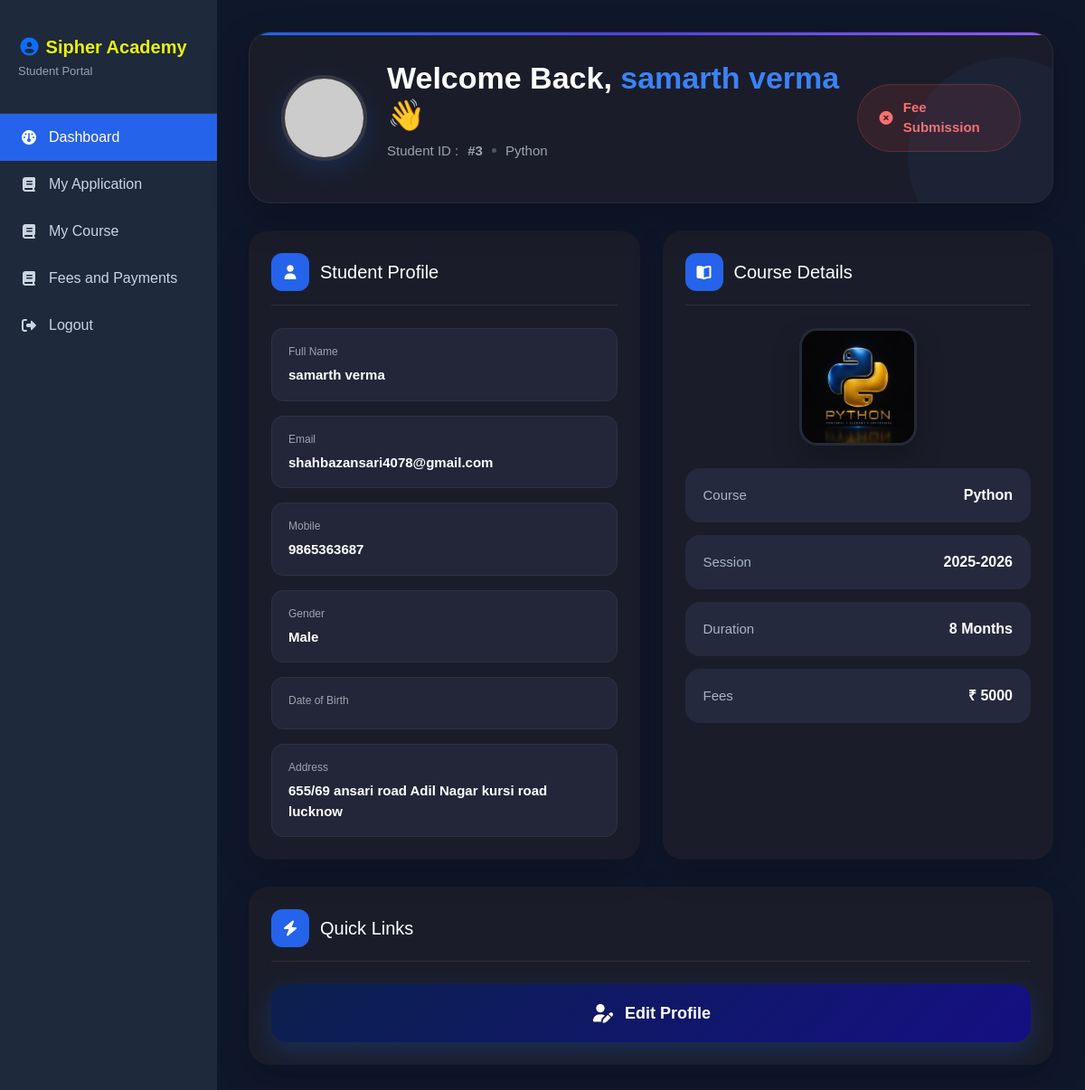
Screenshot of /student_dashboard/ (signed in) with the database file from the repository.
### admissionapp/models.py (models this page shows, shortened)
class Student(models.Model):
    STATUS_CHOICES = (
    ('pending', 'Pending'),
    ('document verification', 'Document Verification'),
    ('enrolled', 'Enrolled'),
    ('rejected', 'Rejected'),
    )
    APPLICATION_STATUS = [
    ("Not Submitted", "Not Submitted"),
    ("Submitted", "Submitted"),
    ("Approved", "Approved"),
    ("Rejected", "Rejected"),
     ]
    application_status = models.CharField(
    max_length=20,
    choices=APPLICATION_STATUS,
    default="Not Submitted"
 )
    name = models.CharField(max_length=100)
    email = models.EmailField()
    password = models.CharField(max_length=100)
    mobile = models.CharField(max_length=15)
    course = models.ForeignKey("Courses",
    on_delete=models.SET_NULL,
    null=True,
    blank=True
     )
    gender = models.CharField(max_length=10)
    dob = models.TextField()
    address = models.TextField()
    status = models.CharField(max_length=20, default="Pending")
    father_name = models.CharField(max_length=100,blank=True, null=True)
    mother_name = models.CharField(max_length=100,blank=True, null=True)
    category = models.CharField(max_length=20, blank=True, null=True)
    blood_group = models.CharField(max_length=5, blank=True, null=True)
    aadhaar = models.CharField(max_length=12,blank=True, null=True)
    nationality = models.CharField(max_length=50, default="Indian")
    religion = models.CharField(max_length=50,blank=True, null=True)
    alternate_mobile = models.CharField(max_length=15, blank=True, null=True)
    emergency_contact = models.CharField(max_length=15,blank=True, null=True)
    city = models.CharField(max_length=100,blank=True, null=True)
    district = models.CharField(max_length=100, blank=True, null=True)
    state = models.CharField(max_length=100, blank=True, null=True)
    country = models.CharField(max_length=100, default="India")
    pincode = models.CharField(max_length=6,blank=True, null=True)
    session = models.CharField(max_length=20,blank=True, null=True)
    qualification = models.CharField(max_length=100,blank=True, null=True)
    board_university = models.CharField(max_length=100 , blank=True, null=True)
    passing_year = models.PositiveIntegerField( blank=True, null=True)
    percentage = models.DecimalField(max_digits=5, decimal_places=2, blank=True, null=True)
    guardian_name = models.CharField(max_length=100,blank=True, null=True)
    guardian_relation = models.CharField(max_length=50,blank=True, null=True)
    guardian_mobile = models.CharField(max_length=15,blank=True, null=True)
    guardian_email = models.EmailField(blank=True, null=True)
    guardian_occupation = models.CharField(max_length=100,blank=True, null=True)
    assign_course=models.CharField(max_length=100,blank=True, null=True)
    photo = models.ImageField(upload_to='application/',blank=True, null=True)
    signature = models.ImageField(upload_to='applications/',blank=True, null=True)
    aadhaar_file = models.FileField(upload_to='applications/', blank=True, null=True)
    marksheet_10 = models.FileField(upload_to='applications/',blank=True, null=True)
    marksheet_12 = models.FileField(upload_to='applications/', blank=True, null=True)
    graduation_marksheet = models.FileField(upload_to='applications/', blank=True, null=True)
    transfer_certificate = models.FileField(upload_to='applications/', blank=True, null=True)
    character_certificate = models.FileField(upload_to='applications/', blank=True, null=True)
    PAYMENT_STATUS = (
    ("Pending", "Pending"),
    ("Submitted", "Submitted"),
)
    payment_status = models.CharField(max_length=20,choices=PAYMENT_STATUS, default="Pending")
    payment_screenshot = models.ImageField(upload_to='payment_screenshots/', blank=True, null=True)
    course_fees = models.DecimalField(max_digits=10, decimal_places=2, default=0)
    payment_date = models.DateTimeField(auto_now_add=True, blank=True, null=True)
    payment_verified_date = models.DateTimeField(auto_now_add=True, blank=True, null=True)
    created_at = models.DateTimeField(auto_now_add=True, blank=True, null=True)

class Courses(models.Model):
    coursename=models.CharField(max_length=100)
    session=models.CharField(max_length=100)
    duration=models.CharField(max_length=100)
    fees=models.CharField(max_length=100)
    course_image = models.ImageField(
        upload_to="course_images/",
        blank=True,
        null=True
    )

### admissionapp/views.py (the view)
# urls.py: path('student_dashboard/', views.student_dashboard, name='student_dashboard'),
def student_dashboard(request):
    student_id = request.session.get("student_id")
    if not student_id:
        return redirect("student_login")
    student = get_object_or_404(Student, id=student_id)
    return render(request, "student/student_dashboard.html", {
        "student": student,
    })

### admissionapp/templates/student/student_dashboard.html (shortened to what this page needs)
{% extends 'student/student_layout.html' %}
{% block content %}
<div class="dashboard-hero">
    <div class="hero-left">
        <div class="hero-avatar">
            {% if student.photo %}
                <img src="{{ student.photo.url }}" alt="{{ student.name }}">
            {% else %}
                <img src="https://ui-avatars.com/api/?name={{ student.name }}&background=2563EB&color=ffffff&size=300">
            {% endif %}
        </div>
        <div class="hero-content">
            <h2>
                Welcome Back,
                <span>{{ student.name }}</span>
                👋
            </h2>
            <p>
                Student ID :
                <strong>#{{ student.id }}</strong>
                <span class="dot"></span>
                {{ student.course.coursename }}
            </p>
        </div>
    </div>
    <div class="hero-right">
        {% if student.status == "Enrolled" %}
            <span class="status-badge success">
                <i class="fa-solid fa-circle-check"></i>
                Active Student
            </span>
        {% elif student.status == "Pending" %}
            <span class="status-badge warning">
                <i class="fa-solid fa-clock"></i>
                Pending
            </span>
        {% else %}
            <span class="status-badge danger">
                <i class="fa-solid fa-circle-xmark"></i>
                {{ student.status }}
            </span>
        {% endif %}
    </div>
</div>
<div class="dashboard-grid">
    <div class="dashboard-card">
        <div class="section-title">
            <i class="fa-solid fa-user"></i>
            <h3>Student Profile</h3>
        </div>
       <div class="profile-list">
    <div class="profile-item">
        <span>Full Name</span>
        <strong>{{ student.name }}</strong>
    </div>
    <div class="profile-item">
        <span>Email</span>
        <strong>{{ student.email }}</strong>
    </div>
    <div class="profile-item">
        <span>Mobile</span>
        <strong>{{ student.mobile }}</strong>
    </div>
    <div class="profile-item">
        <span>Gender</span>
        <strong>{{ student.gender }}</strong>
    </div>
    <div class="profile-item">
        <span>Date of Birth</span>
    </div>
     <div class="profile-item">
        <span>Address</span>
        <strong>{{ student.address}}</strong>
    </div>
</div>
    </div>
    <div class="dashboard-card">
        <div class="section-title">
            <i class="fa-solid fa-book-open"></i>
            <h3>Course Details</h3>
        </div>
        {% if student.course %}
        <div class="course-image">
            {% if student.course.course_image %}
                <img src="{{ student.course.course_image.url }}">
            {% else %}
                <img src="https://via.placeholder.com/500x260?text=Course">
            {% endif %}
        </div>
        <div class="course-info">
            <div class="course-row">
                <span>Course</span>
                <strong>{{ student.course.coursename }}</strong>
            </div>
            <div class="course-row">
                <span>Session</span>
                <strong>{{ student.course.session }}</strong>
            </div>
            <div class="course-row">
                <span>Duration</span>
                <strong>{{ student.course.duration }}</strong>
            </div>
            <div class="course-row">
                <span>Fees</span>
                <strong>₹ {{ student.course.fees }}</strong>
            </div>
        </div>
        {% else %}
        <div class="empty-course">
            <i class="fa-solid fa-book-open"></i>
            <p>No Course Assigned</p>
        </div>
        {% endif %}
    </div>
</div>
<div class="dashboard-card">
    <div class="section-title">
        <i class="fa-solid fa-bolt"></i>
        <h3>Quick Links</h3>
    </div>
    <div class="quick-links">
    <button
        type="button"
        class="quick-btn"
        data-bs-toggle="modal"
        data-bs-target="#profilePhotoModal">
        <i class="fa-solid fa-user-pen"></i>
        Edit Profile
    </button>
</div>
</div>
  {% endblock %}

### admissionapp/templates/student/student_layout.html (style rules this page uses)
* { margin:0; padding:0; box-sizing:border-box; }
body { background:#0f172a; font-family:Arial,Helvetica,sans-serif; }
h2 { font-weight:700; color:#0f172a; }

### admissionapp/templates/student/student_dashboard.html (style rules this page uses)
.dashboard-hero { display:flex; justify-content:space-between; align-items:center; padding:30px 35px; margin-bottom:30px; border-radius:24px; background:#1A1D29; border:1px solid rgba(255,255,255,.06); box-shadow:0 15px 40px rgba(0,0,0,.25); position:relative; overflow:hidden; }
.dashboard-hero::before { content:""; position:absolute; top:0; left:0; width:100%; height:3px; background:linear-gradient(90deg,#2563EB,#4F46E5,#8B5CF6); }
.hero-left { display:flex; align-items:center; gap:22px; z-index:2; }
.hero-avatar { width:95px; height:95px; border-radius:50%; overflow:hidden; border:4px solid rgba(255,255,255,.12); box-shadow:0 10px 30px rgba(37,99,235,.2); flex-shrink:0; }
.hero-avatar img { width:100%; height:100%; object-fit:cover; }
.hero-content h2 { margin:0; font-size:34px; font-weight:700; color:#fff; }
.hero-content h2 span { color:#3B82F6; }
.hero-content p { margin-top:8px; display:flex; align-items:center; gap:10px; color:#9CA3AF; font-size:15px; }
.dot { width:5px; height:5px; background:#4B5563; border-radius:50%; }
.status-badge { padding:14px 22px; border-radius:50px; display:flex; align-items:center; gap:10px; font-weight:600; font-size:15px; border:1px solid; }
.danger { background:rgba(239,68,68,.12); border-color:rgba(239,68,68,.25); color:#F87171; }
.dashboard-hero::after { content:""; position:absolute; right:-60px; bottom:-60px; width:220px; height:220px; border-radius:50%; background:rgba(59,130,246,.05); }
.dashboard-grid { display:grid; grid-template-columns:1fr 1fr; gap:25px; margin-bottom:30px; }
.dashboard-card { background:#1A1D29; border-radius:22px; padding:25px; box-shadow:0 15px 35px rgba(0,0,0,.18); }
.section-title { display:flex; align-items:center; gap:12px; margin-bottom:25px; padding-bottom:15px; border-bottom:1px solid rgba(255,255,255,.08); }
.section-title i { width:42px; height:42px; background:#2563EB; border-radius:12px; display:flex; align-items:center; justify-content:center; color:#fff; }
.section-title h3 { margin:0; color:#fff; font-size:20px; }
.profile-list { display:grid; grid-template-columns:repeat(auto-fit,minmax(260px,1fr)); gap:16px; }
.profile-item { background:#222638; border-radius:14px; padding:16px 18px; border:1px solid rgba(255,255,255,.05); transition:.3s; }
.profile-item span { display:block; color:#9CA3AF; font-size:12px; margin-bottom:6px; }
.profile-item strong { display:block; color:#fff; font-size:15px; font-weight:600; word-break:break-word; }
.course-image { width:130px; height:130px; margin:10px auto 25px; border-radius:20px; overflow:hidden; border:3px solid rgba(255,255,255,.08); background:#111827; box-shadow:0 15px 30px rgba(0,0,0,.25); transition:.35s; }
.course-image img { width:100%; height:100%; object-fit:cover; display:block; }
.course-info { display:flex; flex-direction:column; gap:14px; }
.course-row { display:flex; justify-content:space-between; align-items:center; padding:18px 20px; background:#24293d; border-radius:16px; transition:.3s; }
.course-row span { color:#AAB4C8; font-size:15px; }
.course-row strong { color:#fff; font-size:16px; font-weight:700; }
.quick-links { width:100%; }
.quick-btn { width:100%; height:64px; border:none; border-radius:18px; background:linear-gradient(135deg,#0b204d,#150f83); color:#fff; font-size:18px; font-weight:600; display:flex; justify-content:center; align-items:center; gap:12px; cursor:pointer; transition:.35s; box-shadow:0 10px 30px rgba(37,99,235,.25); }
.quick-btn i { font-size:20px; }

### rows the page displays
Student: name "samarth verma", id "3", course.coursename "Python", status "Fee Submission", email "shahbazansari4078@gmail.com", mobile "9865363687", gender "Male", address "655/69 ansari road Adil Nagar kursi road lucknow", course.course_image (picture), course.session "2025-2026", course.duration "8 Months", course.fees "5000"
